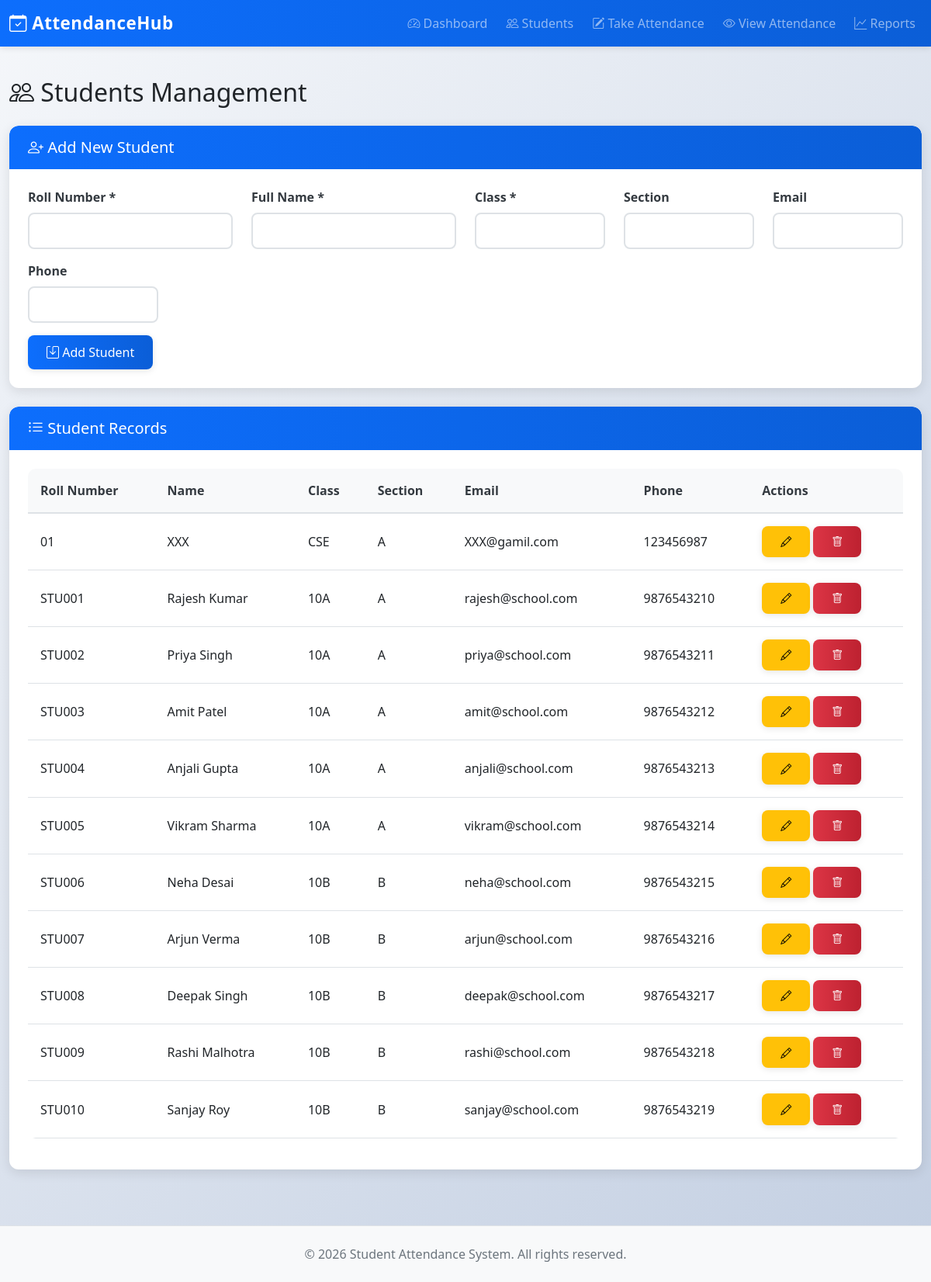
/students, run on the app's committed database.
### tables this page shows
CREATE TABLE students (
            id INTEGER PRIMARY KEY AUTOINCREMENT,
            roll_number TEXT UNIQUE NOT NULL,
            name TEXT NOT NULL,
            class_name TEXT NOT NULL,
            section TEXT,
            email TEXT,
            phone TEXT,
            created_at TIMESTAMP DEFAULT CURRENT_TIMESTAMP
        );

### app.py (the view)
@app.route('/students')
def students():
    students_list = database.get_all_students()
    return render_template('students.html', students=students_list)

### database.py (called while the page is built)
def get_connection():
    return sqlite3.connect(DB_PATH)

def get_all_students():
    conn = get_connection()
    cursor = conn.cursor()
    cursor.execute('SELECT * FROM students ORDER BY roll_number')
    students = cursor.fetchall()
    conn.close()
    return students

### templates/students.html (shortened to what this page needs)
{% extends "base.html" %}
{% block content %}
<div class="row">
    <div class="col-md-12">
        <h2 class="mb-4"><i class="bi bi-people"></i> Students Management</h2>
        <div class="card mb-4">
            <div class="card-header bg-primary text-white">
                <h5 class="mb-0"><i class="bi bi-person-plus"></i> Add New Student</h5>
            </div>
            <div class="card-body">
                <form action="{{ url_for('add_student') }}" method="POST">
                    <div class="row">
                        <div class="col-md-3 mb-3">
                            <label for="roll_number" class="form-label">Roll Number *</label>
                            <input type="text" class="form-control" id="roll_number" name="roll_number" required>
                        </div>
                        <div class="col-md-3 mb-3">
                            <label for="name" class="form-label">Full Name *</label>
                            <input type="text" class="form-control" id="name" name="name" required>
                        </div>
                        <div class="col-md-2 mb-3">
                            <label for="class_name" class="form-label">Class *</label>
                            <input type="text" class="form-control" id="class_name" name="class_name" required>
                        </div>
                        <div class="col-md-2 mb-3">
                            <label for="section" class="form-label">Section</label>
                            <input type="text" class="form-control" id="section" name="section">
                        </div>
                        <div class="col-md-2 mb-3">
                            <label for="email" class="form-label">Email</label>
                            <input type="email" class="form-control" id="email" name="email">
                        </div>
                        <div class="col-md-2 mb-3">
                            <label for="phone" class="form-label">Phone</label>
                            <input type="text" class="form-control" id="phone" name="phone">
                        </div>
                    </div>
                    <button type="submit" class="btn btn-primary">
                        <i class="bi bi-save"></i> Add Student
                    </button>
                </form>
            </div>
        </div>
        <div class="card">
            <div class="card-header bg-success text-white">
                <h5 class="mb-0"><i class="bi bi-list-ul"></i> Student Records</h5>
            </div>
            <div class="card-body">
                <div class="table-responsive">
                    <table class="table table-hover" id="studentsTable">
                        <thead>
                            <tr>
                                <th>Roll Number</th>
                                <th>Name</th>
                                <th>Class</th>
                                <th>Section</th>
                                <th>Email</th>
                                <th>Phone</th>
                                <th>Actions</th>
                            </tr>
                        </thead>
                        <tbody>
                            {% for student in students %}
                            <tr>
                                <td>{{ student[1] }}</td>
                                <td>{{ student[2] }}</td>
                                <td>{{ student[3] }}</td>
                                <td>{{ student[4] }}</td>
                                <td>{{ student[5] }}</td>
                                <td>{{ student[6] }}</td>
                                <td>
                                    <button class="btn btn-sm btn-warning" data-bs-toggle="modal" data-bs-target="#editModal{{ student[0] }}">
                                        <i class="bi bi-pencil"></i>
                                    </button>
                                    <a href="{{ url_for('delete_student', student_id=student[0]) }}"
                                       class="btn btn-sm btn-danger"
                                       onclick="return confirm('Are you sure?')">
                                        <i class="bi bi-trash"></i>
                                    </a>
                                </td>
                            </tr>
                            {% endfor %}
                        </tbody>
                    </table>
                </div>
            </div>
        </div>
    </div>
</div>
{% endblock %}

### templates/attendance.html/base.html (shortened to what this page needs)
<!DOCTYPE html>
<html lang="en">
<head>
    <link href="https://cdn.jsdelivr.net/npm/bootstrap@5.1.3/dist/css/bootstrap.min.css" rel="stylesheet">
    <link rel="stylesheet" href="https://cdn.jsdelivr.net/npm/bootstrap-icons@1.8.1/font/bootstrap-icons.css">
    <link href="https://cdn.jsdelivr.net/npm/chart.js@3.7.0/dist/chart.min.css" rel="stylesheet">
    <link rel="stylesheet" href="{{ url_for('static', filename='style.css') }}">
</head>
<body>
    <nav class="navbar navbar-expand-lg navbar-dark bg-primary sticky-top">
        <div class="container-fluid">
            <a class="navbar-brand fw-bold" href="{{ url_for('index') }}">
                <i class="bi bi-calendar-check"></i> AttendanceHub
            </a>
            <div class="collapse navbar-collapse" id="navbarNav">
                <ul class="navbar-nav ms-auto">
                    <li class="nav-item">
                        <a class="nav-link" href="{{ url_for('dashboard') }}">
                            <i class="bi bi-speedometer2"></i> Dashboard
                        </a>
                    </li>
                    <li class="nav-item">
                        <a class="nav-link" href="{{ url_for('students') }}">
                            <i class="bi bi-people"></i> Students
                        </a>
                    </li>
                    <li class="nav-item">
                        <a class="nav-link" href="{{ url_for('take_attendance') }}">
                            <i class="bi bi-pencil-square"></i> Take Attendance
                        </a>
                    </li>
                    <li class="nav-item">
                        <a class="nav-link" href="{{ url_for('view_attendance') }}">
                            <i class="bi bi-eye"></i> View Attendance
                        </a>
                    </li>
                    <li class="nav-item">
                        <a class="nav-link" href="{{ url_for('reports') }}">
                            <i class="bi bi-graph-up"></i> Reports
                        </a>
                    </li>
                </ul>
            </div>
        </div>
    </nav>
    <main class="container-fluid py-4">
        {% block content %}{% endblock %}
    </main>
    <footer class="bg-light py-4 mt-5 border-top">
        <div class="container text-center text-muted">
            <p class="mb-0">&copy; 2026 Student Attendance System. All rights reserved.</p>
        </div>
    </footer>
</body>
</html>

### static/style.css (style rules this page uses)
:root { --primary-color: #0d6efd; --success-color: #198754; --danger-color: #dc3545; --warning-color: #ffc107; --info-color: #0dcaf0; --light-gray: #f8f9fa; --dark-gray: #343a40; }
* { margin: 0; padding: 0; box-sizing: border-box; }
body { background: linear-gradient(135deg, #f5f7fa 0%, #c3cfe2 100%); font-family: 'Segoe UI', Tahoma, Geneva, Verdana, sans-serif; min-height: 100vh; display: flex; flex-direction: column; }
main { flex: 1; }
.navbar { box-shadow: 0 2px 8px rgba(0, 0, 0, 0.1); background: linear-gradient(90deg, #0d6efd 0%, #0b5ed7 100%) !important; transition: all 0.3s ease; }
.navbar-brand { font-weight: 700; font-size: 1.4rem; letter-spacing: 0.5px; transition: transform 0.3s ease; }
.nav-link { margin-left: 0.5rem; transition: all 0.3s ease; position: relative; }
.nav-link::after { content: ''; position: absolute; width: 0; height: 2px; bottom: -5px; left: 0; background-color: #fff; transition: width 0.3s ease; }
.card { border: none; border-radius: 12px; box-shadow: 0 4px 15px rgba(0, 0, 0, 0.1); transition: all 0.4s cubic-bezier(0.25, 0.46, 0.45, 0.94); overflow: hidden; }
.card-header { border-radius: 12px 12px 0 0 !important; font-weight: 600; border: none; background: linear-gradient(90deg, var(--primary-color) 0%, #0b5ed7 100%) !important; color: white !important; padding: 1rem 1.5rem; }
.card-body { padding: 1.5rem; }
.btn { border-radius: 8px; padding: 0.6rem 1.5rem; font-weight: 500; transition: all 0.3s ease; border: none; box-shadow: 0 2px 8px rgba(0, 0, 0, 0.1); }
.btn-primary { background: linear-gradient(90deg, #0d6efd 0%, #0b5ed7 100%); border: none; }
.btn-danger { background: linear-gradient(90deg, #dc3545 0%, #bd2130 100%); border: none; }
.table { background-color: white; border-radius: 10px; overflow: hidden; }
.table thead th { background-color: #f8f9fa; border-bottom: 2px solid #dee2e6; font-weight: 600; color: var(--dark-gray); padding: 1rem; }
.table tbody tr { transition: all 0.3s ease; border-bottom: 1px solid #dee2e6; }
.table tbody td { padding: 1rem; vertical-align: middle; }
.form-control, .form-select { border-radius: 8px; border: 2px solid #dee2e6; padding: 0.6rem 1rem; transition: all 0.3s ease; font-size: 1rem; }
.form-label { font-weight: 600; color: var(--dark-gray); margin-bottom: 0.5rem; }
footer { margin-top: auto; background-color: #f8f9fa; text-align: center; padding: 2rem 0; border-top: 2px solid #dee2e6; }
.card { animation: fadeIn 0.5s ease-out; }
.card i { transition: all 0.3s ease; }

### data on the page
students: roll_number "01", name "XXX", class_name "CSE", section "A", email "XXX@gamil.com", phone "123456987"
students: roll_number "STU001", name "Rajesh Kumar", class_name "10A", section "A", email "rajesh@school.com", phone "9876543210"
students: roll_number "STU002", name "Priya Singh", class_name "10A", section "A", email "priya@school.com", phone "9876543211"
students: roll_number "STU003", name "Amit Patel", class_name "10A", section "A", email "amit@school.com", phone "9876543212"
students: roll_number "STU004", name "Anjali Gupta", class_name "10A", section "A", email "anjali@school.com", phone "9876543213"
students: roll_number "STU005", name "Vikram Sharma", class_name "10A", section "A", email "vikram@school.com", phone "9876543214"
students: roll_number "STU006", name "Neha Desai", class_name "10B", section "B", email "neha@school.com", phone "9876543215"
students: roll_number "STU007", name "Arjun Verma", class_name "10B", section "B", email "arjun@school.com", phone "9876543216"
students: roll_number "STU008", name "Deepak Singh", class_name "10B", section "B", email "deepak@school.com", phone "9876543217"
students: roll_number "STU009", name "Rashi Malhotra", class_name "10B", section "B", email "rashi@school.com", phone "9876543218"
students: roll_number "STU010", name "Sanjay Roy", class_name "10B", section "B", email "sanjay@school.com", phone "9876543219"
